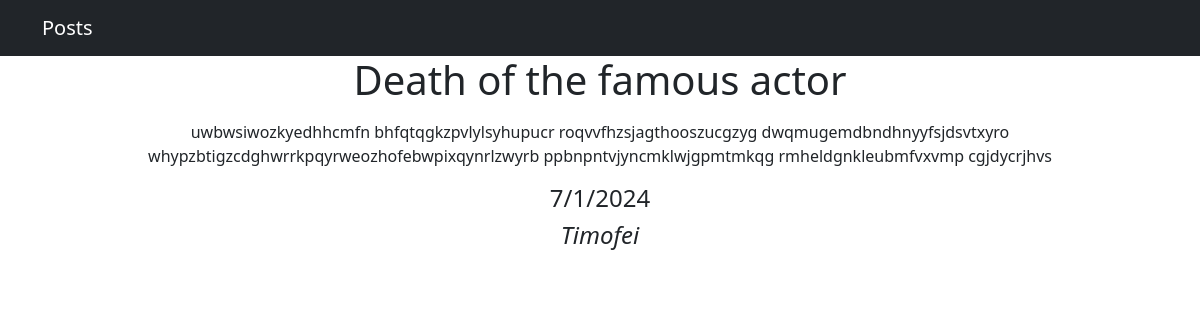
/news/6, run on the app's committed database.
### newsportal_app/models.py (models this page shows, shortened)
class Post(models.Model):
    author = models.ForeignKey(Author, on_delete=models.CASCADE)
    type = models.CharField(max_length=255, choices=TYPE_OF_POST, default=news)
    date_of_creation = models.DateTimeField(auto_now_add=True)
    category = models.ManyToManyField(Category, through='PostCategory')
    title = models.CharField(max_length=255)
    text = models.TextField()
    rating = models.IntegerField(default=0)

class Author(models.Model):
    user = models.OneToOneField(User, on_delete=models.CASCADE)
    rating = models.IntegerField(default=0)

### newsportal_app/views.py (the view)
# urls.py: path('<int:pk>', PostDetail.as_view(), name='post_detail'),
class PostDetail(DetailView):
    model = Post
    template_name = 'post.html'
    context_object_name = 'post'

### newsportal_app/templatetags/custom_filters.py (called while the page is built)
@register.filter()
def censor(text):
    for first in range(len(text)):
        for second in range(1, len(text)+1):
            if text[first:second + 1] in profanity_list:
                text = text[:first + 1] + '*' * (second - first) + text[second + 1:]
    return text

### templates/post.html (shortened to what this page needs)
{% extends 'flatpages/default.html' %}
{% load custom_filters %}
{% block content %}
<h1>{{ post.title }}</h1>
<p>{{ post.text|censor }}</p>
<h4>{{ post.date_of_creation.day }}/{{ post.date_of_creation.month }}/{{ post.date_of_creation.year }}</h4>
<h4><i>{{ post.author.user.username }}</i></h4>
{% endblock content %}

### data on the page
Post: title "Death of the famous actor", text|censor "uwbwsiwozkyedhhcmfn bhfqtqgkzpvlylsyhupucr roqvvfhzsjagthooszucgzyg dwqmugemdbndhnyyfsjdsvtxyro whypzbtigzcdghwrrkpqyrweozhofebwpixqynrlzwyrb ppbnpntvjyncmklwjgpmtmkqg rmheldgnkleubmfvxvmp cgjdycrjhvs", date_of_creation.day "7", date_of_creation.month "1", date_of_creation.year "2024", author.user.username "Timofei"
